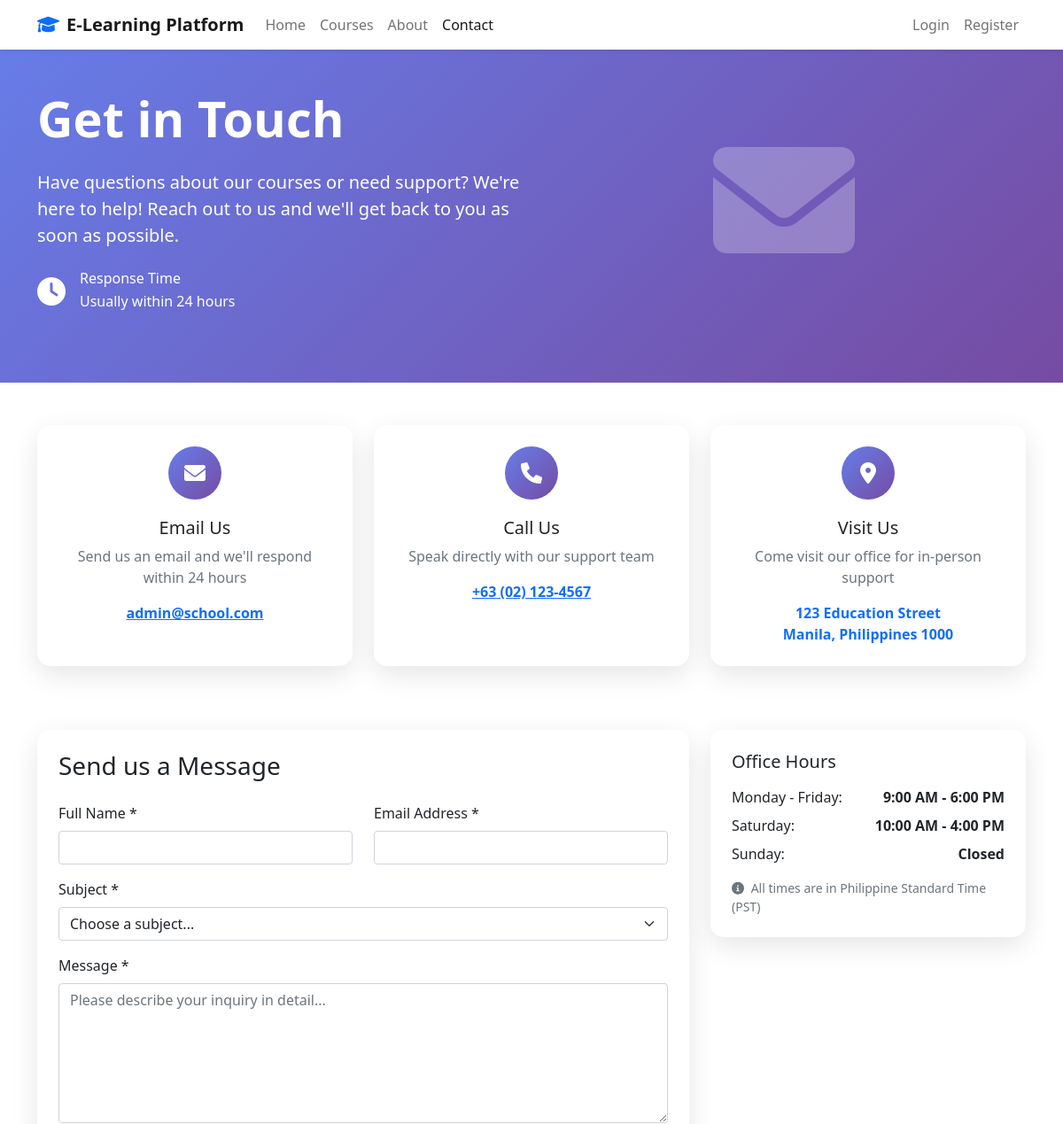
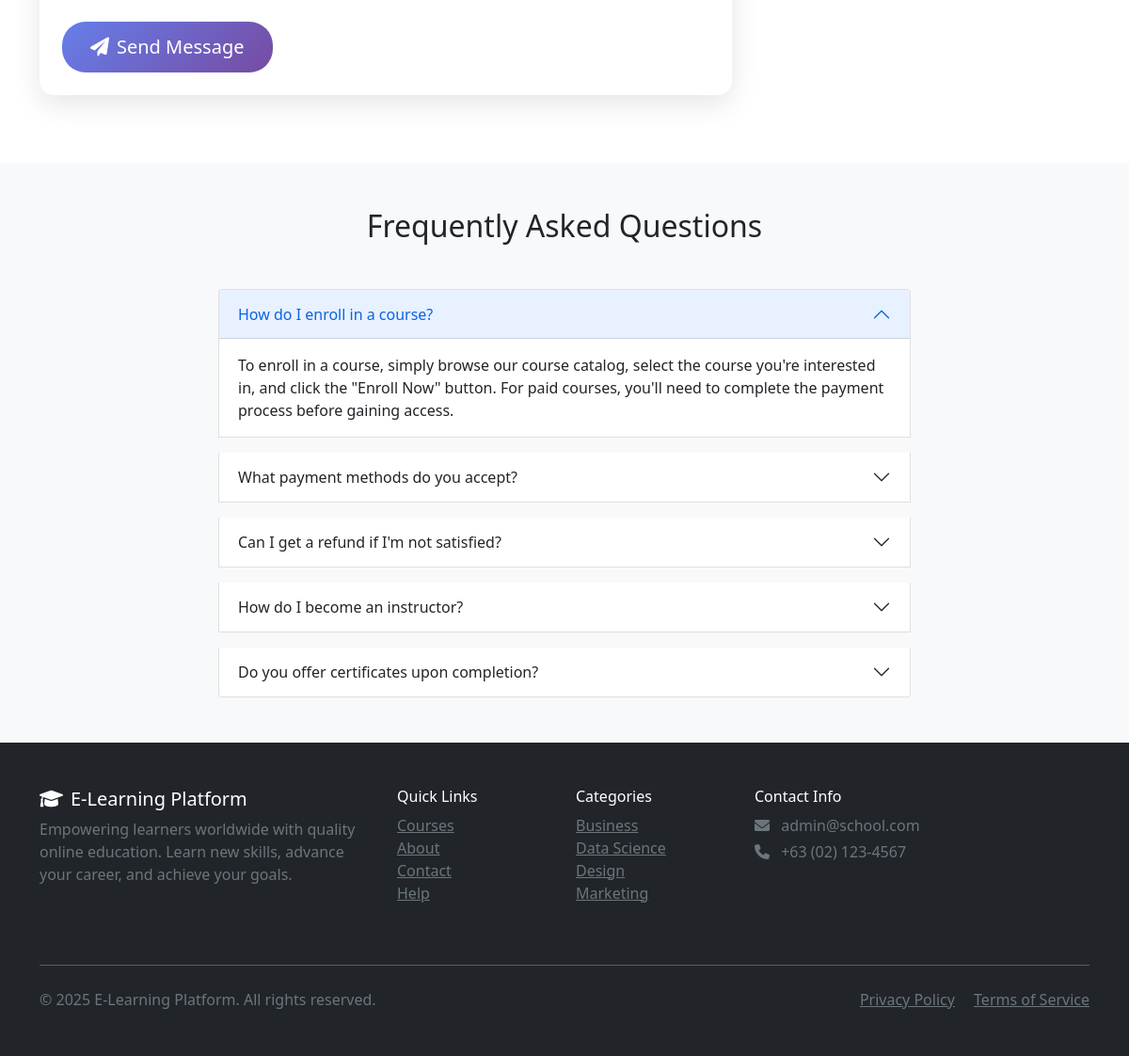
The page /contact.php on the database its author committed (2 pictures, top to bottom).
### tables this page shows
CREATE TABLE `categories` (
  `id` int(11) NOT NULL,
  `name` varchar(100) NOT NULL,
  `description` text DEFAULT NULL,
  `slug` varchar(100) NOT NULL,
  `image` varchar(255) DEFAULT NULL,
  `is_active` tinyint(1) DEFAULT 1,
  `created_at` timestamp NOT NULL DEFAULT current_timestamp()
);

### config/config.php (called while the page is built, shortened)
<?php
function isLoggedIn() {
    return isset($_SESSION['user_id']) && !empty($_SESSION['user_id']);
}
?>

### contact.php (the view, shortened to what this page needs)
<?php
require_once __DIR__ . '/config/config.php';
try {
    $database = new Database();
    $conn = $database->getConnection();
    $query = "SELECT * FROM categories WHERE is_active = 1 ORDER BY name LIMIT 4";
    $stmt = $conn->prepare($query);
    $stmt->execute();
    $categories = $stmt->fetchAll(PDO::FETCH_ASSOC);
} catch (Exception $e) {
    $categories = [];
}
?>
<!DOCTYPE html>
<html lang="en">
<head>
    <link href="https://cdn.jsdelivr.net/npm/bootstrap@5.1.3/dist/css/bootstrap.min.css" rel="stylesheet">
    <link href="https://cdnjs.cloudflare.com/ajax/libs/font-awesome/6.0.0/css/all.min.css" rel="stylesheet">
</head>
<body>
    <nav class="navbar navbar-expand-lg navbar-light bg-white shadow-sm fixed-top">
        <div class="container">
            <a class="navbar-brand fw-bold" href="index.php">
                <i class="fas fa-graduation-cap me-2 text-primary"></i><?php echo SITE_NAME; ?>
            </a>
            <div class="collapse navbar-collapse" id="navbarNav">
                <ul class="navbar-nav me-auto">
                    <li class="nav-item">
                        <a class="nav-link" href="index.php">Home</a>
                    </li>
                    <li class="nav-item">
                        <a class="nav-link" href="courses.php">Courses</a>
                    </li>
                    <li class="nav-item">
                        <a class="nav-link" href="about.php">About</a>
                    </li>
                    <li class="nav-item">
                        <a class="nav-link active" href="contact.php">Contact</a>
                    </li>
                </ul>
                <ul class="navbar-nav">
                    <?php if (isLoggedIn()): ?>
                        <?php if (hasRole(ROLE_ADMIN)): ?>
                            <li class="nav-item">
                                <a class="nav-link" href="admin/index.php">
                                    <i class="fas fa-cog me-1"></i>Admin
                                </a>
                            </li>
                        <?php elseif (hasRole(ROLE_INSTRUCTOR)): ?>
                            <li class="nav-item">
                                <a class="nav-link" href="instructor/index.php">
                                    <i class="fas fa-chalkboard-teacher me-1"></i>Instructor
                                </a>
                            </li>
                        <?php else: ?>
                            <li class="nav-item">
                                <a class="nav-link" href="student/index.php">
                                    <i class="fas fa-user-graduate me-1"></i>Dashboard
                                </a>
                            </li>
                        <?php endif; ?>
                        <li class="nav-item">
                            <a class="nav-link" href="auth/logout.php">
                                <i class="fas fa-sign-out-alt me-1"></i>Logout
                            </a>
                        </li>
                    <?php else: ?>
                        <li class="nav-item">
                            <a class="nav-link" href="auth/login.php">Login</a>
                        </li>
                        <li class="nav-item">
                            <a class="nav-link" href="auth/register.php">Register</a>
                        </li>
                    <?php endif; ?>
                </ul>
            </div>
        </div>
    </nav>
    <section class="hero-section">
        <div class="container">
            <div class="row align-items-center">
                <div class="col-lg-6">
                    <h1 class="display-4 fw-bold mb-4">Get in Touch</h1>
                    <p class="lead mb-4">
                        Have questions about our courses or need support? We're here to help!
                        Reach out to us and we'll get back to you as soon as possible.
                    </p>
                    <div class="d-flex align-items-center">
                        <i class="fas fa-clock me-3 fa-2x"></i>
                        <div>
                            <h6 class="mb-1">Response Time</h6>
                            <p class="mb-0">Usually within 24 hours</p>
                        </div>
                    </div>
                </div>
                <div class="col-lg-6 text-center">
                    <i class="fas fa-envelope fa-10x opacity-25"></i>
                </div>
            </div>
        </div>
    </section>
    <section class="py-5">
        <div class="container">
            <div class="row mb-5">
                <div class="col-lg-4 mb-4">
                    <div class="card contact-card h-100 text-center p-4">
                        <div class="contact-icon">
                            <i class="fas fa-envelope"></i>
                        </div>
                        <h5>Email Us</h5>
                        <p class="text-muted mb-3">Send us an email and we'll respond within 24 hours</p>
                        <a href="mailto:<?php echo SITE_EMAIL; ?>" class="text-primary fw-bold">
                            <?php echo SITE_EMAIL; ?>
                        </a>
                    </div>
                </div>
                <div class="col-lg-4 mb-4">
                    <div class="card contact-card h-100 text-center p-4">
                        <div class="contact-icon">
                            <i class="fas fa-phone"></i>
                        </div>
                        <h5>Call Us</h5>
                        <p class="text-muted mb-3">Speak directly with our support team</p>
                        <a href="tel:+63021234567" class="text-primary fw-bold">
                            +63 (02) 123-4567
                        </a>
                    </div>
                </div>
                <div class="col-lg-4 mb-4">
                    <div class="card contact-card h-100 text-center p-4">
                        <div class="contact-icon">
                            <i class="fas fa-map-marker-alt"></i>
                        </div>
                        <h5>Visit Us</h5>
                        <p class="text-muted mb-3">Come visit our office for in-person support</p>
                        <address class="text-primary fw-bold mb-0">
                            123 Education Street<br>
                            Manila, Philippines 1000
                        </address>
                    </div>
                </div>
            </div>
            <div class="row">
                <div class="col-lg-8 mb-4">
                    <div class="card contact-card p-4">
                        <h3 class="mb-4">Send us a Message</h3>
                        <form method="POST" action="">
                            <div class="row">
                                <div class="col-md-6 mb-3">
                                    <label for="name" class="form-label">Full Name *</label>
                                    <input type="text" class="form-control" id="name" name="name"
                                           value="<?php echo htmlspecialchars($name ?? ''); ?>" required>
                                </div>
                                <div class="col-md-6 mb-3">
                                    <label for="email" class="form-label">Email Address *</label>
                                    <input type="email" class="form-control" id="email" name="email"
                                           value="<?php echo htmlspecialchars($email ?? ''); ?>" required>
                                </div>
                            </div>
                            <div class="mb-3">
                                <label for="subject" class="form-label">Subject *</label>
                                <select class="form-select" id="subject" name="subject" required>
                                    <option value="">Choose a subject...</option>
                                </select>
                            </div>
                            <div class="mb-4">
                                <label for="message" class="form-label">Message *</label>
                                <textarea class="form-control" id="message" name="message" rows="6"
                                          placeholder="Please describe your inquiry in detail..." required><?php echo htmlspecialchars($message ?? ''); ?></textarea>
                            </div>
                            <button type="submit" class="btn btn-primary btn-lg">
                                <i class="fas fa-paper-plane me-2"></i>Send Message
                            </button>
                        </form>
                    </div>
                </div>
                <div class="col-lg-4">
                    <div class="card contact-card p-4 mb-4">
                        <h5 class="mb-3">Office Hours</h5>
                        <div class="d-flex justify-content-between mb-2">
                            <span>Monday - Friday:</span>
                            <span class="fw-bold">9:00 AM - 6:00 PM</span>
                        </div>
                        <div class="d-flex justify-content-between mb-2">
                            <span>Saturday:</span>
                            <span class="fw-bold">10:00 AM - 4:00 PM</span>
                        </div>
                        <div class="d-flex justify-content-between mb-3">
                            <span>Sunday:</span>
                            <span class="fw-bold">Closed</span>
                        </div>
                        <small class="text-muted">
                            <i class="fas fa-info-circle me-1"></i>
                            All times are in Philippine Standard Time (PST)
                        </small>
                    </div>
                </div>
            </div>
        </div>
    </section>
    <section class="py-5 bg-light">
        <div class="container">
            <div class="row">
                <div class="col-lg-8 mx-auto">
                    <h2 class="text-center mb-5">Frequently Asked Questions</h2>
                    <div class="accordion" id="faqAccordion">
                        <div class="accordion-item mb-3">
                            <h2 class="accordion-header" id="faq1">
                                <button class="accordion-button" type="button" data-bs-toggle="collapse" data-bs-target="#collapse1">
                                    How do I enroll in a course?
                                </button>
                            </h2>
                            <div id="collapse1" class="accordion-collapse collapse show" data-bs-parent="#faqAccordion">
                                <div class="accordion-body">
                                    To enroll in a course, simply browse our course catalog, select the course you're interested in, and click the "Enroll Now" button. For paid courses, you'll need to complete the payment process before gaining access.
                                </div>
                            </div>
                        </div>
                        <div class="accordion-item mb-3">
                            <h2 class="accordion-header" id="faq2">
                                <button class="accordion-button collapsed" type="button" data-bs-toggle="collapse" data-bs-target="#collapse2">
                                    What payment methods do you accept?
                                </button>
                            </h2>
                        </div>
                        <div class="accordion-item mb-3">
                            <h2 class="accordion-header" id="faq3">
                                <button class="accordion-button collapsed" type="button" data-bs-toggle="collapse" data-bs-target="#collapse3">
                                    Can I get a refund if I'm not satisfied?
                                </button>
                            </h2>
                        </div>
                        <div class="accordion-item mb-3">
                            <h2 class="accordion-header" id="faq4">
                                <button class="accordion-button collapsed" type="button" data-bs-toggle="collapse" data-bs-target="#collapse4">
                                    How do I become an instructor?
                                </button>
                            </h2>
                        </div>
                        <div class="accordion-item">
                            <h2 class="accordion-header" id="faq5">
                                <button class="accordion-button collapsed" type="button" data-bs-toggle="collapse" data-bs-target="#collapse5">
                                    Do you offer certificates upon completion?
                                </button>
                            </h2>
                        </div>
                    </div>
                </div>
            </div>
        </div>
    </section>
    <footer class="bg-dark text-white py-5">
        <div class="container">
            <div class="row">
                <div class="col-lg-4 mb-4">
                    <h5><i class="fas fa-graduation-cap me-2"></i><?php echo SITE_NAME; ?></h5>
                    <p class="text-muted">
                        Empowering learners worldwide with quality online education.
                        Learn new skills, advance your career, and achieve your goals.
                    </p>
                </div>
                <div class="col-lg-2 col-md-6 mb-4">
                    <h6>Quick Links</h6>
                    <ul class="list-unstyled">
                        <li><a href="courses.php" class="text-muted">Courses</a></li>
                        <li><a href="about.php" class="text-muted">About</a></li>
                        <li><a href="contact.php" class="text-muted">Contact</a></li>
                        <li><a href="help.php" class="text-muted">Help</a></li>
                    </ul>
                </div>
                <div class="col-lg-2 col-md-6 mb-4">
                    <h6>Categories</h6>
                    <ul class="list-unstyled">
                        <?php foreach (array_slice($categories, 0, 4) as $category): ?>
                            <li><a href="courses.php?category=<?php echo $category['id']; ?>" class="text-muted">
                                <?php echo htmlspecialchars($category['name']); ?>
                            </a></li>
                        <?php endforeach; ?>
                    </ul>
                </div>
                <div class="col-lg-4 mb-4">
                    <h6>Contact Info</h6>
                    <p class="text-muted mb-1">
                        <i class="fas fa-envelope me-2"></i>
                        <?php echo SITE_EMAIL; ?>
                    </p>
                    <p class="text-muted mb-3">
                        <i class="fas fa-phone me-2"></i>
                        +63 (02) 123-4567
                    </p>
                </div>
            </div>
            <hr class="my-4">
            <div class="row align-items-center">
                <div class="col-md-6">
                    <p class="text-muted mb-0">&copy; <?php echo date('Y'); ?> <?php echo SITE_NAME; ?>. All rights reserved.</p>
                </div>
                <div class="col-md-6 text-md-end">
                    <a href="privacy.php" class="text-muted me-3">Privacy Policy</a>
                    <a href="terms.php" class="text-muted">Terms of Service</a>
                </div>
            </div>
        </div>
    </footer>
</body>
</html>

### contact.php (style rules this page uses)
.hero-section { background: linear-gradient(135deg, #667eea 0%, #764ba2 100%); color: white; padding: 100px 0 80px; }
.contact-card { border: none; border-radius: 15px; box-shadow: 0 10px 30px rgba(0,0,0,0.1); transition: transform 0.3s ease; }
.contact-icon { width: 60px; height: 60px; background: linear-gradient(135deg, #667eea 0%, #764ba2 100%); border-radius: 50%; display: flex; align-items: center; justify-content: center; color: white; font-size: 1.5rem; margin: 0 auto 20px; }
.btn-primary { background: linear-gradient(135deg, #667eea 0%, #764ba2 100%); border: none; padding: 12px 30px; border-radius: 25px; }

### rows shown on the page
categories: name "Business"
categories: name "Data Science"
categories: name "Design"
categories: name "Marketing"

### other values the page prints
SITE_NAME "E-Learning Platform"
SITE_EMAIL "admin@school.com"
